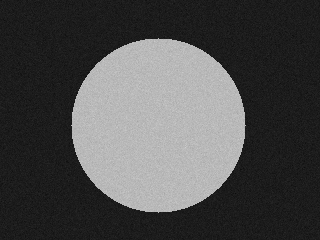
#> input picture teach/python-sdv/data/images/SP001.png, 320 x 240 px, found by its file name
$ python buoi1_demo_vision_ai.py
#> lines starting #> are read from the running program, lines starting #| are printed output that depends on the picture; after the words box and inside, x2 and y2 are one past the last pixel; in counts of white or black regions, pixels touching at a corner belong together
# ======================================================================
# Buổi 1 - Demo Vision AI trong nhà máy
# Dán vào Jupyter: mỗi khối "# %%" là một ô code.
# ======================================================================


# %% Ô 1
# === Ô CHUẨN BỊ: chạy ô này đầu tiên ===
# Tạo thư mục data/ (ảnh sản phẩm + file đo) nếu chưa có. Chạy được cả trên máy và trên Colab.
from pathlib import Path
import csv, random
import numpy as np
from PIL import Image

DATA = Path("data"); IMG_DIR = DATA / "images"; CSV_PATH = DATA / "measurements.csv"
NOMINAL, TOLERANCE = 50.0, 0.25

def _tao_du_lieu():
    rng, nprng = random.Random(26), np.random.default_rng(26)
    IMG_DIR.mkdir(parents=True, exist_ok=True)
    H, W = 240, 320
    yy, xx = np.mgrid[0:H, 0:W]
    rows = []
    for i in range(1, 13):
        pid = f"SP{i:03d}"
        img = nprng.normal(28, 4, size=(H, W))
        cy, cx = H // 2 + rng.randint(-6, 6), W // 2 + rng.randint(-8, 8)
        r0 = 85 + rng.randint(-3, 3)
        disk = (yy - cy) ** 2 + (xx - cx) ** 2 <= r0 ** 2
        img[disk] = nprng.normal(185, 5, size=disk.sum())
        for _ in range(2 if i in (3, 7) else (1 if i == 10 else 0)):
            a, d = rng.uniform(0, 6.28), rng.uniform(0, r0 * 0.75)
            dy, dx, r = int(cy + d * np.sin(a)), int(cx + d * np.cos(a)), rng.randint(5, 11)
            spot = ((yy - dy) ** 2 + (xx - dx) ** 2 <= r ** 2) & disk
            img[spot] = nprng.normal(55, 6, size=spot.sum())
        Image.fromarray(np.clip(img, 0, 255).astype(np.uint8)).save(IMG_DIR / f"{pid}.png")
        m = round(NOMINAL + nprng.normal(0, 0.08), 2)
        if i in (4, 9):
            m = round(NOMINAL + rng.choice([-1, 1]) * rng.uniform(0.3, 0.5), 2)
        rows.append({"product_id": pid, "line": rng.choice(["L1", "L2"]), "measured_mm": m,
                     "nominal_mm": NOMINAL, "tolerance_mm": TOLERANCE,
                     "operator": rng.choice(["A01", "A02", "B07"])})
    with open(CSV_PATH, "w", newline="", encoding="utf-8") as f:
        w = csv.DictWriter(f, fieldnames=list(rows[0])); w.writeheader(); w.writerows(rows)

if not CSV_PATH.exists():
    _tao_du_lieu()
print("Dữ liệu sẵn sàng:", len(list(IMG_DIR.glob("*.png"))), "ảnh,", CSV_PATH)


# %% Ô 2
import numpy as np
from PIL import Image
import matplotlib.pyplot as plt

anh = np.array(Image.open(IMG_DIR / "SP001.png"))   # ảnh xám
#> anh is the input picture: shape (240, 320); min 10, max 208, mean 76.1

print("Kiểu dữ liệu :", type(anh))
#| Kiểu dữ liệu : <class 'numpy.ndarray'>
print("Kích thước   :", anh.shape, "-> (số hàng = chiều cao, số cột = chiều rộng)")
#| Kích thước   : (240, 320) -> (số hàng = chiều cao, số cột = chiều rộng)
print("Kiểu phần tử :", anh.dtype, "-> mỗi pixel là số nguyên 0..255")
#| Kiểu phần tử : uint8 -> mỗi pixel là số nguyên 0..255
print("Tối nhất/sáng nhất:", anh.min(), anh.max())
#| Tối nhất/sáng nhất: 10 208

plt.figure(figsize=(4, 3))
plt.imshow(anh, cmap="gray", vmin=0, vmax=255)
plt.title("SP001 - ảnh camera")
plt.axis("off")
plt.show()


# %% Ô 3
# Phóng to một vùng 6x8 pixel ở giữa ảnh: đây đúng là "bảng số" mà máy nhìn thấy
print(anh[118:124, 156:164])
#| [[186 189 187 190 183 184 181 184]
#|  [180 184 187 191 182 188 191 190]
#|  [179 199 189 181 185 185 189 187]
#|  [180 184 191 186 191 181 179 186]
#|  [190 187 188 185 189 183 185 191]
#|  [193 189 183 193 186 178 177 190]]


# %% Ô 4
from scipy import ndimage

NGUONG_SANG = 110      # pixel sáng hơn mức này coi là thuộc sản phẩm
MM_PER_PIXEL = 0.1     # hiệu chuẩn camera: 1 pixel = 0.1 mm
GIOI_HAN_LOI = 3.0     # mm2 - quá ngưỡng này thì NG

def kiem_tra_be_mat(anh):
    vung_sang = anh > NGUONG_SANG                      # mặt nạ sản phẩm (còn thủng chỗ lỗi)
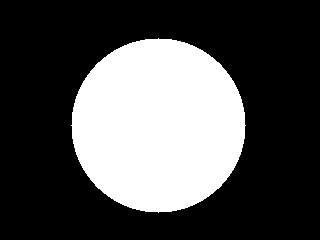
#> vung_sang: shape (240, 320) bool; 30.9% white; 1 white region, box (x1, y1, x2, y2) and area: (71, 38, 246, 213) 23769
    san_pham = ndimage.binary_fill_holes(vung_sang)    # lấp lỗ -> biên ngoài sản phẩm
    loi = san_pham & ~vung_sang                        # phần tối nằm bên trong = khuyết tật
#> loi: shape (240, 320) bool; every value is 0
    dien_tich_mm2 = loi.sum() * MM_PER_PIXEL ** 2
#> dien_tich_mm2 = 0
    return san_pham, loi, dien_tich_mm2

san_pham, loi, dien_tich = kiem_tra_be_mat(anh)
#> dien_tich = 0
print(f"Diện tích khuyết tật: {dien_tich:.2f} mm2")
#| Diện tích khuyết tật: 0.00 mm2
print("Kết luận:", "NG" if dien_tich > GIOI_HAN_LOI else "OK")
#| Kết luận: OK


# %% Ô 5
# Chạy cho cả lô và hiển thị vài ca điển hình
import glob

for ten in ["SP001", "SP003", "SP010"]:
    a = np.array(Image.open(IMG_DIR / f"{ten}.png"))
    sp, lo, dt = kiem_tra_be_mat(a)
#> dt = 0
    ket_luan = "NG" if dt > GIOI_HAN_LOI else "OK"
#> ket_luan = 'OK'

    fig, ax = plt.subplots(1, 3, figsize=(9, 2.6))
    ax[0].imshow(a, cmap="gray", vmin=0, vmax=255); ax[0].set_title(f"{ten} - ảnh gốc")
    ax[1].imshow(sp, cmap="gray");                  ax[1].set_title("vùng sản phẩm")
    ax[2].imshow(lo, cmap="hot");                   ax[2].set_title(f"khuyết tật: {dt:.2f} mm2 -> {ket_luan}")
    for t in ax: t.axis("off")
    plt.tight_layout(); plt.show()
#> after `plt.tight_layout()`:
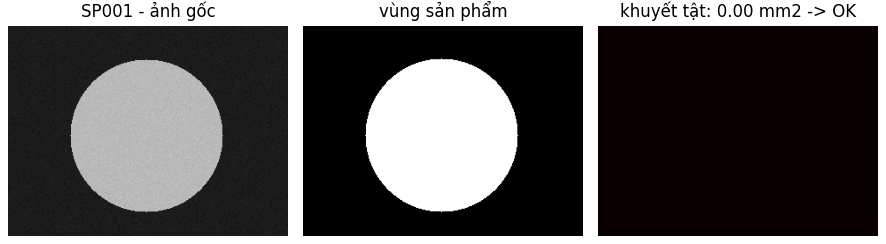
#> figure drawn by matplotlib, 3 panels
#> pass 2 of the loop `for ten in ["SP001", "SP003", "SP010"]:`:
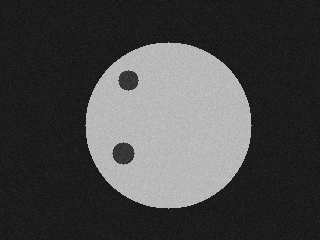
#> input picture teach/python-sdv/data/images/SP003.png, 320 x 240 px, found by its file name
#> a is the input picture: shape (240, 320); min 10, max 204, mean 70.6
#> in kiem_tra_be_mat (call 3), `vung_sang = anh > NGUONG_SANG`:
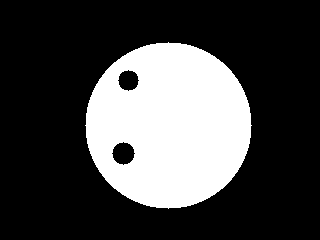
#> vung_sang: shape (240, 320) bool; 27.3% white; 1 white region, box (x1, y1, x2, y2) and area: (85, 42, 252, 209) 20935
#> san_pham: shape (240, 320) bool; 28.2% white; 1 white region, box (x1, y1, x2, y2) and area: (85, 42, 252, 209) 21629
#> loi: shape (240, 320) bool; 0.9% white; 2 white regions, box (x1, y1, x2, y2) and area: (112, 142, 135, 165) 377, (118, 70, 139, 91) 317
#> dien_tich_mm2 = 6.94
#> ket_luan = 'NG'
#> `plt.tight_layout()`:
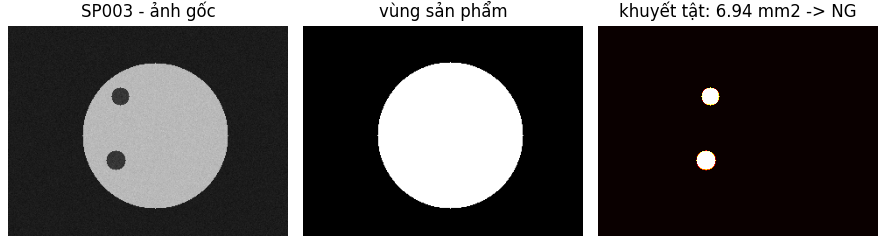
#> figure drawn by matplotlib, 3 panels
#> (the run stopped early here; a loop or call above may not have finished)
